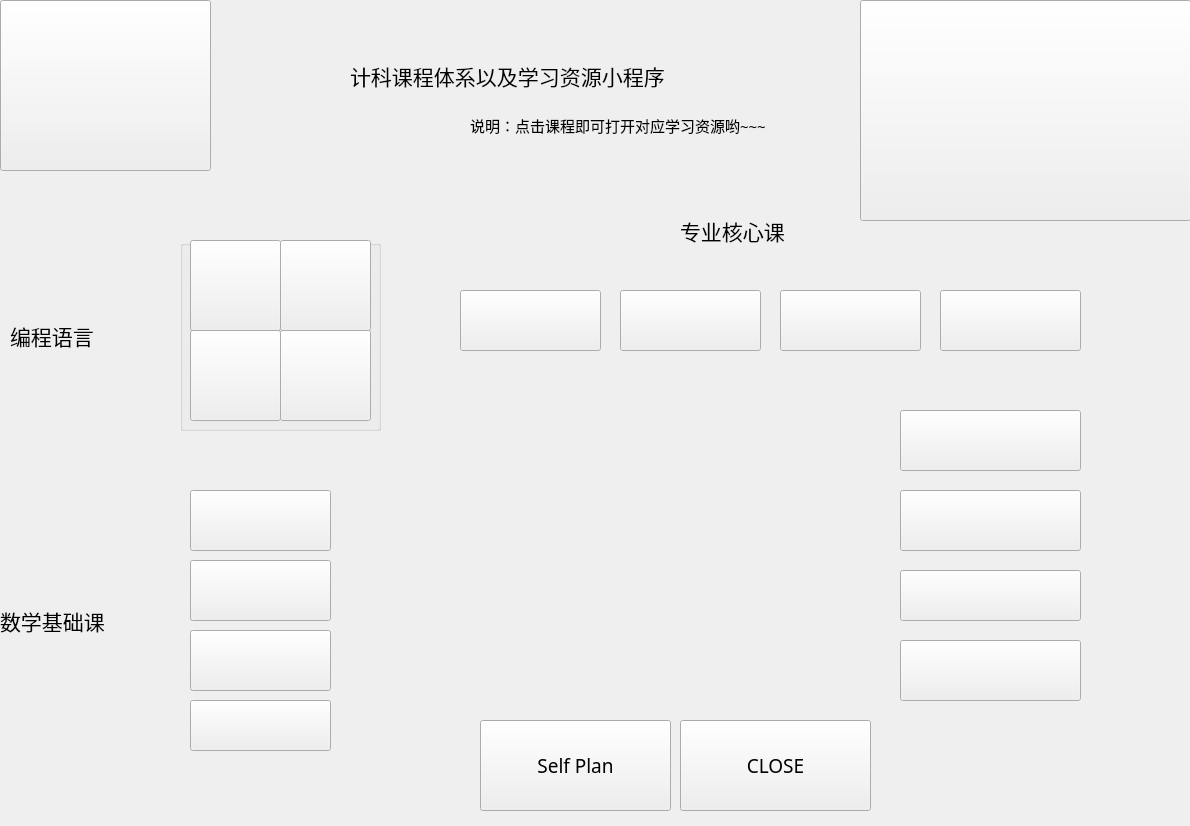
<?xml version="1.0" encoding="UTF-8"?>
<ui version="4.0">
 <class>Widget</class>
 <widget class="QWidget" name="Widget">
  <property name="geometry">
   <rect>
    <x>0</x>
    <y>0</y>
    <width>1190</width>
    <height>826</height>
   </rect>
  </property>
  <property name="minimumSize">
   <size>
    <width>1190</width>
    <height>826</height>
   </size>
  </property>
  <property name="maximumSize">
   <size>
    <width>1190</width>
    <height>826</height>
   </size>
  </property>
  <property name="windowTitle">
   <string>CS-Learning ~^_^~</string>
  </property>
  <widget class="QLabel" name="label1">
   <property name="geometry">
    <rect>
     <x>350</x>
     <y>50</y>
     <width>421</width>
     <height>51</height>
    </rect>
   </property>
   <property name="palette">
    <palette>
     <active>
      <colorrole role="Link">
       <brush brushstyle="SolidPattern">
        <color alpha="255">
         <red>255</red>
         <green>79</green>
         <blue>20</blue>
        </color>
       </brush>
      </colorrole>
     </active>
     <inactive>
      <colorrole role="Link">
       <brush brushstyle="SolidPattern">
        <color alpha="255">
         <red>255</red>
         <green>79</green>
         <blue>20</blue>
        </color>
       </brush>
      </colorrole>
     </inactive>
     <disabled>
      <colorrole role="Link">
       <brush brushstyle="SolidPattern">
        <color alpha="255">
         <red>255</red>
         <green>79</green>
         <blue>20</blue>
        </color>
       </brush>
      </colorrole>
     </disabled>
    </palette>
   </property>
   <property name="font">
    <font>
     <family>黑体</family>
     <pointsize>16</pointsize>
    </font>
   </property>
   <property name="text">
    <string>计科课程体系以及学习资源小程序</string>
   </property>
  </widget>
  <widget class="QLabel" name="label">
   <property name="geometry">
    <rect>
     <x>10</x>
     <y>290</y>
     <width>131</width>
     <height>91</height>
    </rect>
   </property>
   <property name="font">
    <font>
     <family>黑体</family>
     <pointsize>16</pointsize>
    </font>
   </property>
   <property name="text">
    <string>编程语言</string>
   </property>
  </widget>
  <widget class="QPushButton" name="btn4">
   <property name="geometry">
    <rect>
     <x>190</x>
     <y>490</y>
     <width>141</width>
     <height>61</height>
    </rect>
   </property>
   <property name="styleSheet">
    <string notr="true">border-image: url(:/Image/14.png);</string>
   </property>
   <property name="text">
    <string/>
   </property>
  </widget>
  <widget class="QPushButton" name="btn5">
   <property name="geometry">
    <rect>
     <x>190</x>
     <y>560</y>
     <width>141</width>
     <height>61</height>
    </rect>
   </property>
   <property name="styleSheet">
    <string notr="true">border-image: url(:/Image/15.png);</string>
   </property>
   <property name="text">
    <string/>
   </property>
  </widget>
  <widget class="QPushButton" name="btn6">
   <property name="geometry">
    <rect>
     <x>190</x>
     <y>630</y>
     <width>141</width>
     <height>61</height>
    </rect>
   </property>
   <property name="styleSheet">
    <string notr="true">border-image: url(:/Image/17.png);</string>
   </property>
   <property name="text">
    <string/>
   </property>
  </widget>
  <widget class="QLabel" name="label_2">
   <property name="geometry">
    <rect>
     <x>0</x>
     <y>600</y>
     <width>141</width>
     <height>41</height>
    </rect>
   </property>
   <property name="font">
    <font>
     <family>黑体</family>
     <pointsize>16</pointsize>
    </font>
   </property>
   <property name="text">
    <string>数学基础课</string>
   </property>
  </widget>
  <widget class="QLabel" name="label_3">
   <property name="geometry">
    <rect>
     <x>680</x>
     <y>210</y>
     <width>151</width>
     <height>41</height>
    </rect>
   </property>
   <property name="font">
    <font>
     <family>黑体</family>
     <pointsize>16</pointsize>
    </font>
   </property>
   <property name="text">
    <string>专业核心课</string>
   </property>
  </widget>
  <widget class="QPushButton" name="btn9">
   <property name="geometry">
    <rect>
     <x>460</x>
     <y>290</y>
     <width>141</width>
     <height>61</height>
    </rect>
   </property>
   <property name="styleSheet">
    <string notr="true">border-image: url(:/Image/22.png);</string>
   </property>
   <property name="text">
    <string/>
   </property>
  </widget>
  <widget class="QPushButton" name="btn14">
   <property name="geometry">
    <rect>
     <x>900</x>
     <y>640</y>
     <width>181</width>
     <height>61</height>
    </rect>
   </property>
   <property name="styleSheet">
    <string notr="true">border-image: url(:/Image/18.png);</string>
   </property>
   <property name="text">
    <string/>
   </property>
  </widget>
  <widget class="QPushButton" name="btn13">
   <property name="geometry">
    <rect>
     <x>780</x>
     <y>290</y>
     <width>141</width>
     <height>61</height>
    </rect>
   </property>
   <property name="styleSheet">
    <string notr="true">border-image: url(:/Image/19.png);</string>
   </property>
   <property name="text">
    <string/>
   </property>
  </widget>
  <widget class="QPushButton" name="btn15">
   <property name="geometry">
    <rect>
     <x>900</x>
     <y>570</y>
     <width>181</width>
     <height>51</height>
    </rect>
   </property>
   <property name="styleSheet">
    <string notr="true">border-image: url(:/Image/23.png);</string>
   </property>
   <property name="text">
    <string/>
   </property>
  </widget>
  <widget class="QPushButton" name="btn16">
   <property name="geometry">
    <rect>
     <x>900</x>
     <y>490</y>
     <width>181</width>
     <height>61</height>
    </rect>
   </property>
   <property name="styleSheet">
    <string notr="true">border-image: url(:/Image/24.png);</string>
   </property>
   <property name="text">
    <string/>
   </property>
  </widget>
  <widget class="QPushButton" name="btn10">
   <property name="geometry">
    <rect>
     <x>190</x>
     <y>700</y>
     <width>141</width>
     <height>51</height>
    </rect>
   </property>
   <property name="styleSheet">
    <string notr="true">border-image: url(:/Image/16.png);</string>
   </property>
   <property name="text">
    <string/>
   </property>
  </widget>
  <widget class="QPushButton" name="btn12">
   <property name="geometry">
    <rect>
     <x>940</x>
     <y>290</y>
     <width>141</width>
     <height>61</height>
    </rect>
   </property>
   <property name="styleSheet">
    <string notr="true">border-image: url(:/Image/20.png);</string>
   </property>
   <property name="text">
    <string/>
   </property>
  </widget>
  <widget class="QPushButton" name="btn11">
   <property name="geometry">
    <rect>
     <x>620</x>
     <y>290</y>
     <width>141</width>
     <height>61</height>
    </rect>
   </property>
   <property name="styleSheet">
    <string notr="true">border-image: url(:/Image/21.png);</string>
   </property>
   <property name="text">
    <string/>
   </property>
  </widget>
  <widget class="QGroupBox" name="groupBox">
   <property name="geometry">
    <rect>
     <x>180</x>
     <y>240</y>
     <width>201</width>
     <height>191</height>
    </rect>
   </property>
   <property name="title">
    <string/>
   </property>
   <widget class="QPushButton" name="btn2">
    <property name="geometry">
     <rect>
      <x>100</x>
      <y>0</y>
      <width>91</width>
      <height>91</height>
     </rect>
    </property>
    <property name="styleSheet">
     <string notr="true">border-image: url(:/new/prefix1/Image/2.jpg);</string>
    </property>
    <property name="text">
     <string/>
    </property>
    <property name="icon">
     <iconset resource="qrc.qrc">
      <normaloff>:/new/prefix1/Image/2.jpg</normaloff>:/new/prefix1/Image/2.jpg</iconset>
    </property>
    <property name="iconSize">
     <size>
      <width>100</width>
      <height>100</height>
     </size>
    </property>
   </widget>
   <widget class="QPushButton" name="btn1">
    <property name="geometry">
     <rect>
      <x>10</x>
      <y>0</y>
      <width>91</width>
      <height>91</height>
     </rect>
    </property>
    <property name="styleSheet">
     <string notr="true">border-image: url(:/new/prefix1/Image/1.jpg);</string>
    </property>
    <property name="text">
     <string/>
    </property>
    <property name="icon">
     <iconset resource="qrc.qrc">
      <normaloff>:/new/prefix1/Image/1.jpg</normaloff>:/new/prefix1/Image/1.jpg</iconset>
    </property>
    <property name="iconSize">
     <size>
      <width>150</width>
      <height>100</height>
     </size>
    </property>
   </widget>
   <widget class="QPushButton" name="btn3">
    <property name="geometry">
     <rect>
      <x>10</x>
      <y>90</y>
      <width>91</width>
      <height>91</height>
     </rect>
    </property>
    <property name="styleSheet">
     <string notr="true">border-image: url(:/Image/7.webp);</string>
    </property>
    <property name="text">
     <string/>
    </property>
   </widget>
   <widget class="QPushButton" name="btn8">
    <property name="geometry">
     <rect>
      <x>100</x>
      <y>90</y>
      <width>91</width>
      <height>91</height>
     </rect>
    </property>
    <property name="styleSheet">
     <string notr="true">border-image: url(:/Image/10.jpg);</string>
    </property>
    <property name="text">
     <string/>
    </property>
   </widget>
  </widget>
  <widget class="QPushButton" name="btn17">
   <property name="geometry">
    <rect>
     <x>900</x>
     <y>410</y>
     <width>181</width>
     <height>61</height>
    </rect>
   </property>
   <property name="styleSheet">
    <string notr="true">border-image: url(:/Image/25.png);</string>
   </property>
   <property name="text">
    <string/>
   </property>
  </widget>
  <widget class="QLabel" name="label_4">
   <property name="geometry">
    <rect>
     <x>470</x>
     <y>100</y>
     <width>361</width>
     <height>51</height>
    </rect>
   </property>
   <property name="font">
    <font>
     <family>AcadEref</family>
     <pointsize>11</pointsize>
    </font>
   </property>
   <property name="text">
    <string>说明：点击课程即可打开对应学习资源哟~~~</string>
   </property>
  </widget>
  <widget class="QPushButton" name="pushButton">
   <property name="geometry">
    <rect>
     <x>0</x>
     <y>0</y>
     <width>211</width>
     <height>171</height>
    </rect>
   </property>
   <property name="styleSheet">
    <string notr="true">border-image: url(:/Image/26.png);</string>
   </property>
   <property name="text">
    <string/>
   </property>
  </widget>
  <widget class="QPushButton" name="pushButton_2">
   <property name="geometry">
    <rect>
     <x>860</x>
     <y>0</y>
     <width>331</width>
     <height>221</height>
    </rect>
   </property>
   <property name="styleSheet">
    <string notr="true">border-image: url(:/Image/27.jpg);</string>
   </property>
   <property name="text">
    <string/>
   </property>
  </widget>
  <widget class="QPushButton" name="c1">
   <property name="geometry">
    <rect>
     <x>680</x>
     <y>720</y>
     <width>191</width>
     <height>91</height>
    </rect>
   </property>
   <property name="font">
    <font>
     <family>楷体</family>
     <pointsize>14</pointsize>
    </font>
   </property>
   <property name="text">
    <string>CLOSE</string>
   </property>
  </widget>
  <widget class="QPushButton" name="self">
   <property name="geometry">
    <rect>
     <x>480</x>
     <y>720</y>
     <width>191</width>
     <height>91</height>
    </rect>
   </property>
   <property name="font">
    <font>
     <family>楷体</family>
     <pointsize>14</pointsize>
    </font>
   </property>
   <property name="text">
    <string>Self Plan</string>
   </property>
  </widget>
 </widget>
 <resources>
  <include location="qrc.qrc"/>
 </resources>
 <connections/>
</ui>
